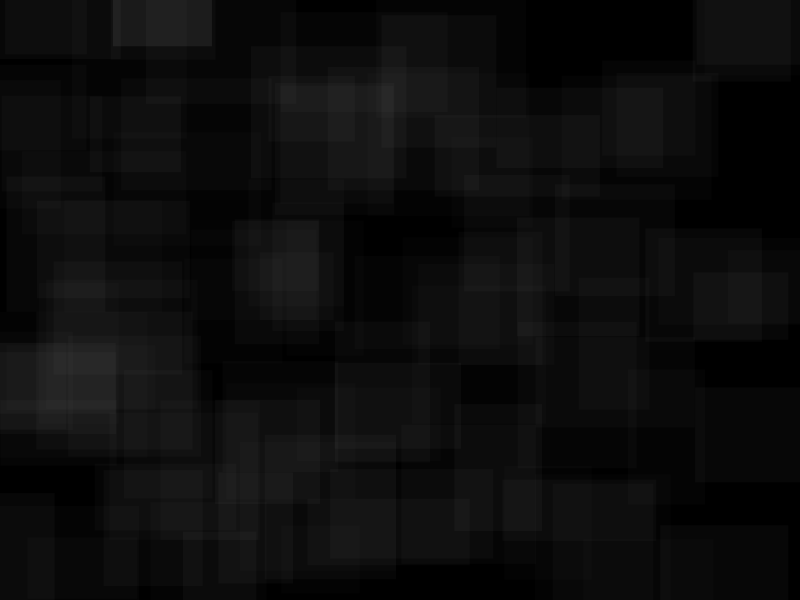
Frame 1 (no input)
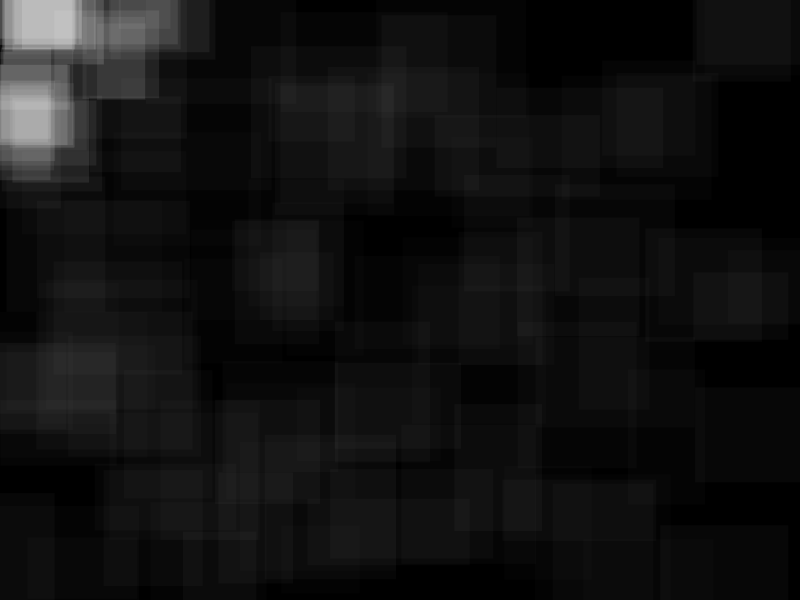
Frame 60 (the mouse pressed at the canvas centre just before this capture)
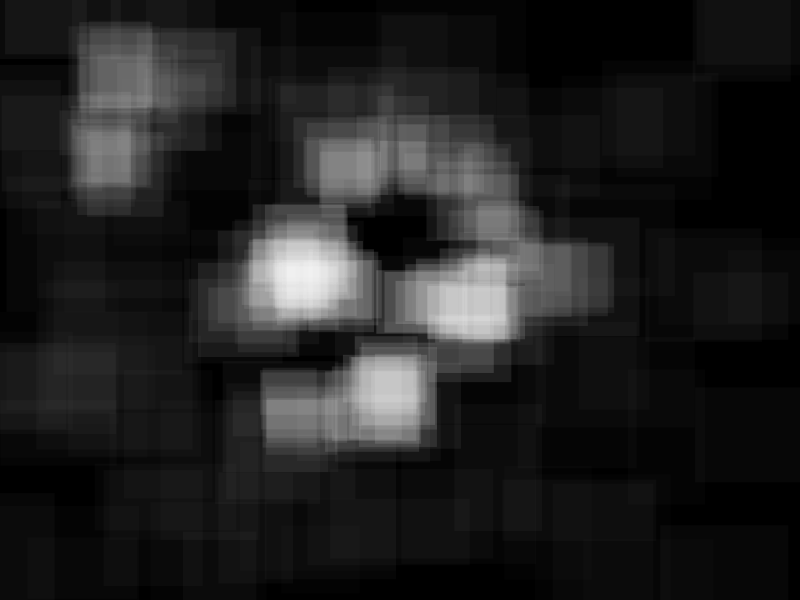
Frame 120 (the mouse held since frame 60 and released just before this capture)

The Processing sketch that drew these frames (run headless with seeded random() and noise(); from frame 60 on, the mouse is pressed at the canvas centre):

// Processing sketch: trace_04_cover_system02
// ── trace_04_cover_system02.pde
// ==================================================
// Day 06
// Trace Cover System 02
//
// 底层痕迹一直存在
// 动态碎片缓慢贴附当前观众
// 越接近观众，视觉越厚
// 最后再溃散
// ==================================================


// --------------------------------------------------
// Array：固定盒子
// 永久存在的底层痕迹
// --------------------------------------------------

TraceSource[] sources = new TraceSource[100];


// --------------------------------------------------
// ArrayList：会伸缩的盒子
// 动态出生、死亡的碎片
// --------------------------------------------------

ArrayList<TraceFragment> fragments;



void setup() {

  size(800, 600);

  rectMode(CENTER);
  noStroke();

  fragments = new ArrayList<TraceFragment>();


  // 一开始空间里就已经存在痕迹
  for (int i = 0; i < sources.length; i++) {

    sources[i] = new TraceSource(
      random(width),
      random(height)
    );
  }
}



void draw() {

  background(0);


  // ==================================================
  // 1. 底层痕迹
  // ==================================================

  for (int i = 0; i < sources.length; i++) {

    TraceSource source = sources[i];

    source.update();
    source.display();


    // 当前底层痕迹和观众的距离
    float d = dist(
      source.x,
      source.y,
      mouseX,
      mouseY
    );


    // ------------------------------------------------
    // 观众靠近以后
    // 从附近已有痕迹中不断激活一些碎片
    // ------------------------------------------------

    if (
      d < 180 &&
      frameCount - source.lastEmit > 12 &&
      random(1) < 0.18
    ) {

      fragments.add(
        new TraceFragment(
          source.x,
          source.y
        )
      );


      // 记录上一次产生碎片的时间
      source.lastEmit = frameCount;


      // 观众经过的原位置会稍微变厚
      source.memory += 0.12;

      source.memory =
        constrain(source.memory, 0, 1);
    }
  }



  // ==================================================
  // 2. 动态碎片
  // ==================================================

  for (int i = fragments.size() - 1; i >= 0; i--) {

    TraceFragment fragment = fragments.get(i);

    fragment.update();
    fragment.display();


    if (fragment.isDead()) {

      fragments.remove(i);
    }
  }
}



// ==================================================
// CLASS 1
// TraceSource
//
// 原本就存在的底层痕迹
// ==================================================

class TraceSource {

  float x;
  float y;

  float w;
  float h;

  float baseAlpha;

  float memory;

  int lastEmit;



  // ------------------------------------------------
  // Constructor
  // 出生设置
  // ------------------------------------------------

  TraceSource(float startX, float startY) {

    x = startX;
    y = startY;

    w = random(70, 170);
    h = random(60, 150);

    baseAlpha = random(3, 8);

    memory = 0;

    lastEmit = -100;
  }



  // ------------------------------------------------
  // Update
  // ------------------------------------------------

  void update() {

    // 观众经过以后留下的厚度
    // 很缓慢地重新变淡
    memory -= 0.0012;

    memory =
      constrain(memory, 0, 1);
  }



  // ------------------------------------------------
  // Display
  // ------------------------------------------------

  void display() {

    float visibleAlpha =
      baseAlpha + memory * 12;

    fill(255, visibleAlpha);

    rect(
      x,
      y,
      w,
      h
    );
  }
}



// ==================================================
// CLASS 2
// TraceFragment
//
// 被激活出来、开始贴附观众的碎片
// ==================================================

class TraceFragment {

  float x;
  float y;

  float w;
  float h;

  float targetW;
  float targetH;

  float baseAlpha;

  float driftX;
  float driftY;

  float life;

  int age;



  // ------------------------------------------------
  // Constructor
  // ------------------------------------------------

  TraceFragment(
    float startX,
    float startY
  ) {

    x = startX;
    y = startY;


    // 每一个碎片的尺寸略有不同
    w = random(45, 105);
    h = random(40, 95);


    // 溃散以后产生一点形态变化
    targetW = w * random(0.75, 1.25);
    targetH = h * random(0.75, 1.25);


    baseAlpha = random(8, 18);


    // 每一个碎片自己的溃散方向
    driftX = random(-0.8, 0.8);
    driftY = random(-0.8, 0.8);


    // 生命周期拉长
    life = 420;

    age = 0;
  }



  // ------------------------------------------------
  // Update
  // ------------------------------------------------

  void update() {

    age++;


    // =================================================
    // 第一阶段
    // VERY SLOW ATTACHMENT
    // 非常缓慢地贴附观众
    //
    // 重点：
    // 这里直接使用当前 mouseX / mouseY
    // 所以观众移动以后，碎片仍然知道观众在哪里
    // =================================================

    if (age < 280) {

      x += (mouseX - x) * 0.004;
      y += (mouseY - y) * 0.004;
    }


    // =================================================
    // 第二阶段
    // 溃散
    // =================================================

    else {

      x += driftX;
      y += driftY;


      // 溃散过程中形态发生轻微改变
      w += (targetW - w) * 0.018;
      h += (targetH - h) * 0.018;
    }


    // 生命周期缓慢下降
    life -= 1.0;
  }



  // ------------------------------------------------
  // Display
  // ------------------------------------------------

  void display() {


    // 当前碎片离观众有多远
    float d =
      dist(x, y, mouseX, mouseY);


    // ------------------------------------------------
    // Proximity / 接近程度
    //
    // 远：
    // proximity ≈ 0
    //
    // 越接近观众：
    // proximity ≈ 1
    // ------------------------------------------------

    float proximity =
      map(
        constrain(d, 0, 180),
        0,
        180,
        1,
        0
      );


    // ------------------------------------------------
    // 越靠近观众
    // 视觉越厚
    // ------------------------------------------------

    float visibleAlpha =
      baseAlpha
      + proximity * 30;


    // ------------------------------------------------
    // 生命周期后期再慢慢淡掉
    // ------------------------------------------------

    float lifeFade =
      constrain(life / 140.0, 0, 1);


    visibleAlpha *= lifeFade;


    fill(
      255,
      visibleAlpha
    );


    rect(
      x,
      y,
      w,
      h
    );
  }



  // ------------------------------------------------
  // Lifecycle
  // ------------------------------------------------

  boolean isDead() {

    return life <= 0;
  }
}
